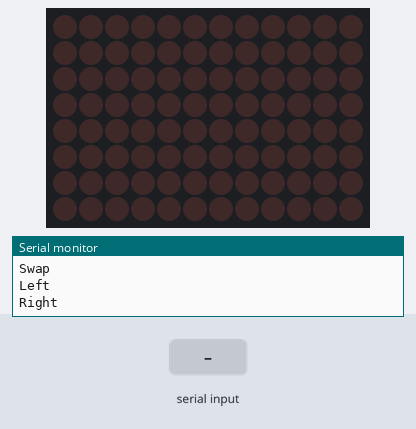
This sketch was run on a simulated Arduino Uno R4 WiFi. Parts: 12×8 LED matrix, the last lines printed to the serial monitor. The inputs (shaded band) are chosen by the test bench.

Above: at 1.2 s.
1.3 s: "right" received over Serial
At 4.2 s:
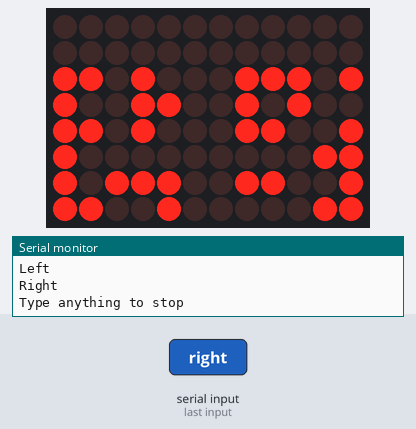
4.3 s: "on" received over Serial
At 6.5 s:
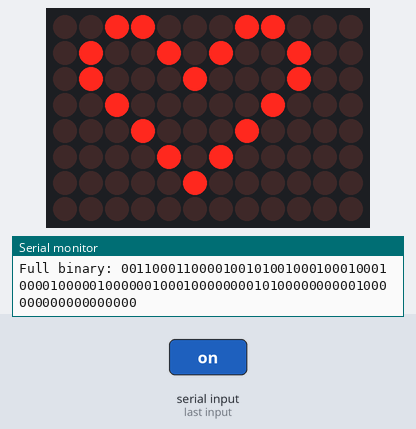
6.8 s: "left" received over Serial
At 9.7 s:
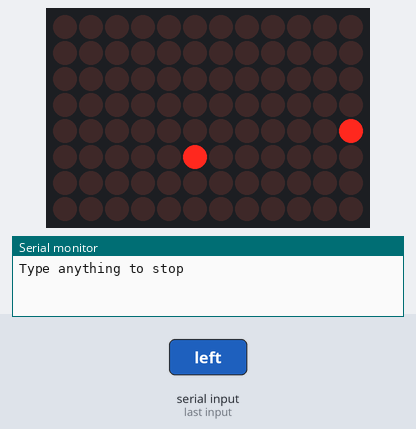
9.8 s: "swap" received over Serial
At 12.0 s:
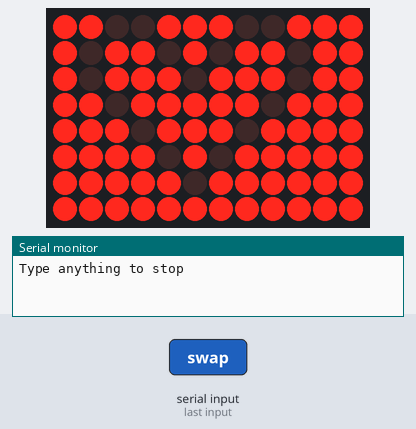
12.3 s: "right" received over Serial
At 15.2 s:
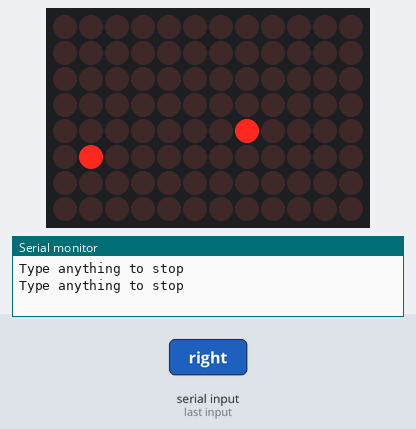
15.3 s: "off" received over Serial
At 17.4 s:
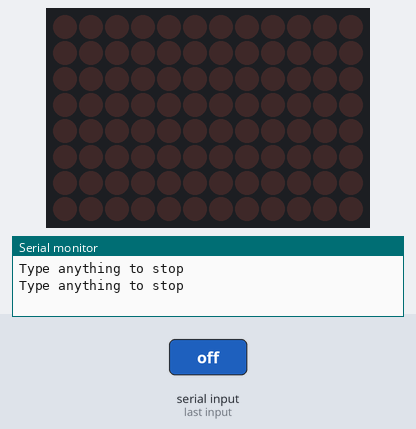
Timing chart, 0 to 18.8 s (numbered marks = the images above; inputs shaded):
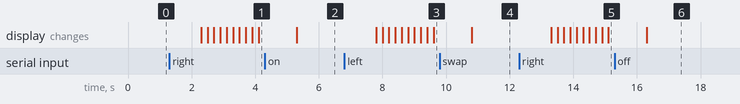

The sketch:

HeartAnimation.ino
```cpp
#include "Arduino_LED_Matrix.h"

ArduinoLEDMatrix matrix;

uint32_t frame[] = {
  0x3184a444,
  0x42081100,
  0xa0040000
};

void setup() {
  Serial.begin(9600);
  matrix.begin();
  Serial.println("Please enter one of the Commands : ");
  Serial.println("On");
  Serial.println("Off");
  Serial.println("Swap");
  Serial.println("Left");
  Serial.println("Right");
}

String HexBin(uint32_t* image) {
    String binpart2 = "";
    for (int b = 0; b < 3; b++) {
        String temp = String(image[b], BIN);
        while (temp.length() < 32) temp = "0" + temp;  // Ensure 32 bits
        binpart2 += temp;
    }
    return binpart2;
}

void BinHex(String binparts, uint32_t* output) {
    for (int i = 0; i < 3; i++) {
        String chunk = binparts.substring(i * 32, (i + 1) * 32);
        output[i] = strtoul(chunk.c_str(), NULL, 2);
    }
}

void Animate_Right(uint32_t* image) {
  String binpart = HexBin(image);
  String newBinpart = "";

  for(int row=0; row<8; row++) {

    // 12x8 Grid Grid, Grab first 12 Char, take Right most and put end of Left (Right Shift)
    // Then add to full binary Sequence
    String cur_row = binpart.substring(row*12,(row+1) * 12);
    String new_row = cur_row.charAt(11) + cur_row.substring(0,11);
    newBinpart += new_row;

  }
  BinHex(newBinpart,image);

}

void Animate_Left(uint32_t* image) {
  String binpart = HexBin(image);
  String newBinpart = "";

  for(int row=0; row<8; row++) {

    // 12x8 Grid Grid, Grab first 12 Char, take Right most and put end of Left (Right Shift)
    // Then add to full binary Sequence
    String cur_row = binpart.substring(row*12,(row+1) * 12);
    String new_row =  cur_row.substring(1) + cur_row.charAt(0);
    newBinpart += new_row;

  }
  BinHex(newBinpart,image);

}

void loop() {


  // Variables
  String binpart = "";
  String userInput = Serial.readString();
  userInput.trim();
  uint32_t parts[3];
  binpart = "";


    // Turns on the preset Image
    if (userInput.equalsIgnoreCase("on")){

      matrix.loadFrame(parts);

      //Binary Operations
      binpart = HexBin(frame);
      Serial.println("Full binary: " + binpart);

      // Re-Organize Array and Convert back to Hex
      BinHex(binpart,parts);

      // Load Matrix
      matrix.loadFrame(parts);
    }

    // Turns off matrix
    if (userInput.equalsIgnoreCase("off")){
      matrix.clear();
    }

    // Inverts Image
    if (userInput.equalsIgnoreCase("swap")){

      binpart = HexBin(frame);

        // reverse all values of leds
        int length = binpart.length();
        for(int i=0; i < length; i++){
          if(binpart.charAt(i) == '0'){
            binpart.setCharAt(i, '1');
          }
          else{
            binpart.setCharAt(i, '0');
          }
        }
        // Finish loop and create heximage
        BinHex(binpart,parts);
        // Load image
      matrix.loadFrame(parts);
      }

      // Animation

        // Keep shifting Image right untill other input given
    if(userInput.equalsIgnoreCase("right")){

      Serial.println("Type anything to stop");
      while(Serial.available() <= 0){
      Animate_Right(parts);
      matrix.loadFrame(parts);
      delay(200);

      }
    }

      // Keep shifting Image left aswell
    else if(userInput.equalsIgnoreCase("left")){

      Serial.println("Type anything to stop");
      while(Serial.available() <= 0){
      Animate_Left(parts);
      matrix.loadFrame(parts);
      delay(200);
      }

  }
}
```

Measured:
- after the input at 1.3 s, the display: first changes after 1.0 s (image 1 shows a later state)
- after the input at 4.3 s, the display: changes after 1.0 s (image 2)
- after the input at 6.8 s, the display: first changes after 1.0 s (image 3 shows a later state)
- after the input at 9.8 s, the display: changes after 1.0 s (image 4)
- after the input at 12.3 s, the display: first changes after 1.0 s (image 5 shows a later state)
- after the input at 15.3 s, the display: changes after 1.0 s (image 6)
